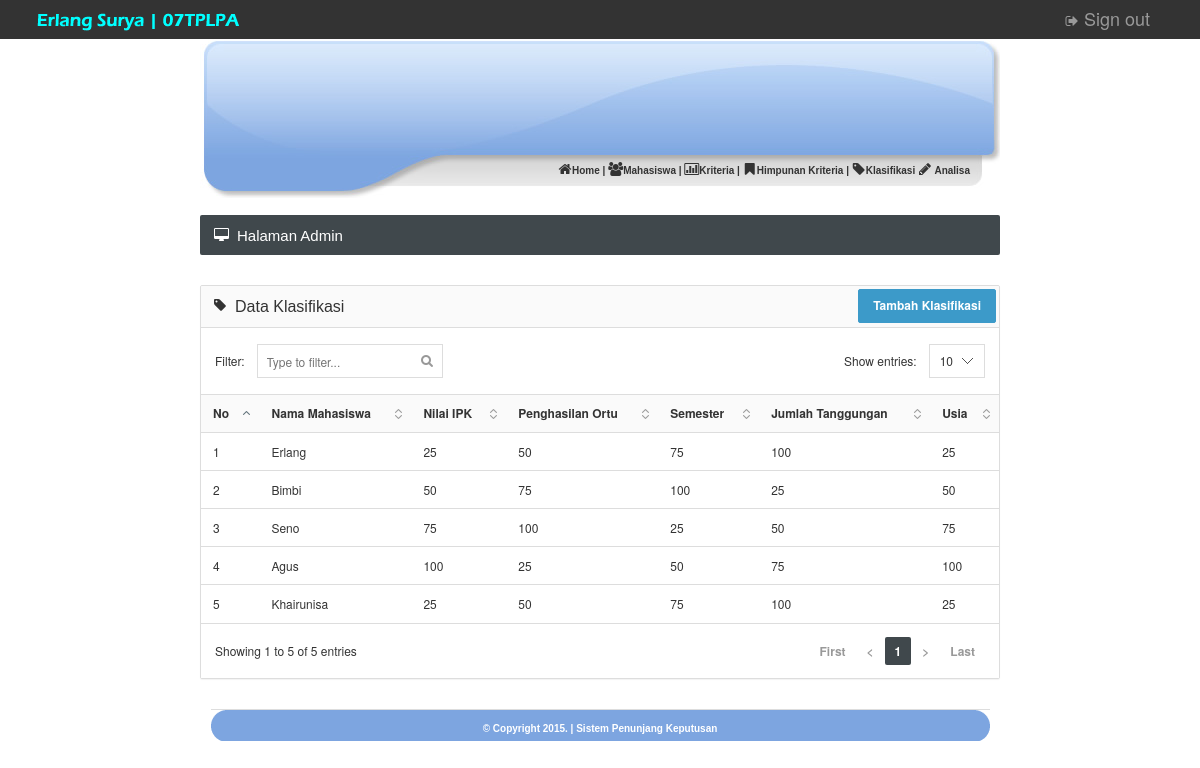
The app's page /admin/klasifikasi.php (signed in) with its own data.
### tables this page shows
CREATE TABLE IF NOT EXISTS `klasifikasi` (
`id_klasifikasi` int(5) NOT NULL,
  `id_mhs` varchar(10) NOT NULL,
  `jml_tanggungan` double NOT NULL,
  `nilai_ipk` double NOT NULL,
  `penghasilan_ortu` double NOT NULL,
  `semester` double NOT NULL,
  `usia` double NOT NULL
);

CREATE TABLE IF NOT EXISTS `calonbeasiswa` (
  `id_mhs` varchar(10) NOT NULL,
  `nama_mhs` varchar(100) NOT NULL,
  `jurusan` text NOT NULL
);

### admin/klasifikasi.php (the view, shortened to what this page needs)
<?php
include "head.php";
?>
			<?php include "menu.php"; ?>
			</div>
		<br />
		<div id="content">
			<div class="page-title">
				<h5><i class="fa fa-desktop"></i> Halaman Admin</h5>
			</div>
			<div class="panel panel-default">
				<div class="panel-heading" align="right"><h6 class="panel-title"><i class="fa fa-tag"></i> Data Klasifikasi</h6>
				<a href="klasifikasi_tambah.php"><input type="submit" value="Tambah Klasifikasi" class="btn btn-info"></a>
				</div>
				<div class="datatable">
					<table class="table table-hover">
						<thead>
							<tr>
								<th>No</th>
								<th>Nama Mahasiswa</th>
								<th>Nilai IPK</th>
								<th>Penghasilan Ortu</th>
								<th>Semester</th>
								<th>Jumlah Tanggungan</th>
								<th>Usia</th>
							</tr>
						</thead>
						<tbody>
						<?php
						$nomor = 0;
						$hasil = mysql_query("select * from klasifikasi, calonbeasiswa where klasifikasi.id_mhs=calonbeasiswa.id_mhs");
						while ($dataku = mysql_fetch_array($hasil)) {
						?>
							<tr>
								<td><?php echo $nomor=$nomor+1;?></td>
								<td><?php echo $dataku['nama_mhs']; ?></td>
								<td><?php echo $dataku['nilai_ipk']; ?></td>
								<td><?php echo $dataku['penghasilan_ortu']; ?></td>
								<td><?php echo $dataku['semester']; ?></td>
								<td><?php echo $dataku['jml_tanggungan']; ?></td>
								<td><?php echo $dataku['usia']; ?></td>
							</tr>
						<?php }	?>
						</tbody>
					</table>
				</div>
			</div>
	<?php include "footer.php"; ?>
</body>

### images/style.css (style rules this page uses)
body { margin-top: 0px; margin-left: 0px; margin-right: 0px; margin-bottom: 0px; }
#content { width: 800px; }

### css/styles.css (style rules this page uses)
@media (min-width: 768px) { a, .btn, .caret, .close, .sidebar, .select2-choice abbr, .select2-highlighted, .ui-slider-range, .ui-datepicker-trigger, .ui-timepicker-list li, .checker span:after, .checker span, .navbar-toggle, .thumb-options, .select2-arrow b, .thumb-zoom img, .fc-button, .page-content { -webkit-transition: all 0.15s ease-in-out; -moz-transition: all 0.15s ease-in-out; -o-transition: all 0.15s ease-in-out; transition: all 0.15s ease-in-out; } }
.fa { position: relative; font-size: 14px; min-width: 14px; text-align: center; }
h1, h2, h3, h4, h5, h6, .navigation > li > a, .stats li span { font-family: 'Cuprum', sans-serif; font-weight: normal; }
.page-title { color: #fff; background-color: #40484C; -moz-box-shadow: 0 1px 0 #fff; -webkit-box-shadow: 0 1px 0 #FFF; box-shadow: 0 1px 0 #FFF; border-radius: 2px; margin-bottom: 30px; }
.page-title:after { content: ""; display: table; clear: both; }
.page-title h5 { margin: 0; float: left; display: block; font-size: 15px; padding: 13px 14px 12px 14px; line-height: 1; }
.dataTable { border-collapse: collapse; border-top: 1px solid #ddd; border-bottom: 1px solid #ddd; }
.dataTable thead th { background-color: #fafafa; cursor: pointer; }
.sorting { background: url('../images/interface/tables/sort_both.png') no-repeat 100%; padding-right: 24px!important; }
.sorting_asc { background: url('../images/interface/tables/sort_asc.png') no-repeat 100%; padding-right: 24px!important; }

### records on screen
klasifikasi: id_mhs.nama_mhs "Erlang", nilai_ipk "25", penghasilan_ortu "50", semester "75", jml_tanggungan "100", usia "25"
klasifikasi: nomor "2", id_mhs.nama_mhs "Bimbi", nilai_ipk "50", penghasilan_ortu "75", semester "100", jml_tanggungan "25", usia "50"
klasifikasi: nomor "3", id_mhs.nama_mhs "Seno", nilai_ipk "75", penghasilan_ortu "100", semester "25", jml_tanggungan "50", usia "75"
klasifikasi: nomor "4", id_mhs.nama_mhs "Agus", nilai_ipk "100", penghasilan_ortu "25", semester "50", jml_tanggungan "75", usia "100"
klasifikasi: nomor "5", id_mhs.nama_mhs "Khairunisa", nilai_ipk "25", penghasilan_ortu "50", semester "75", jml_tanggungan "100", usia "25"
